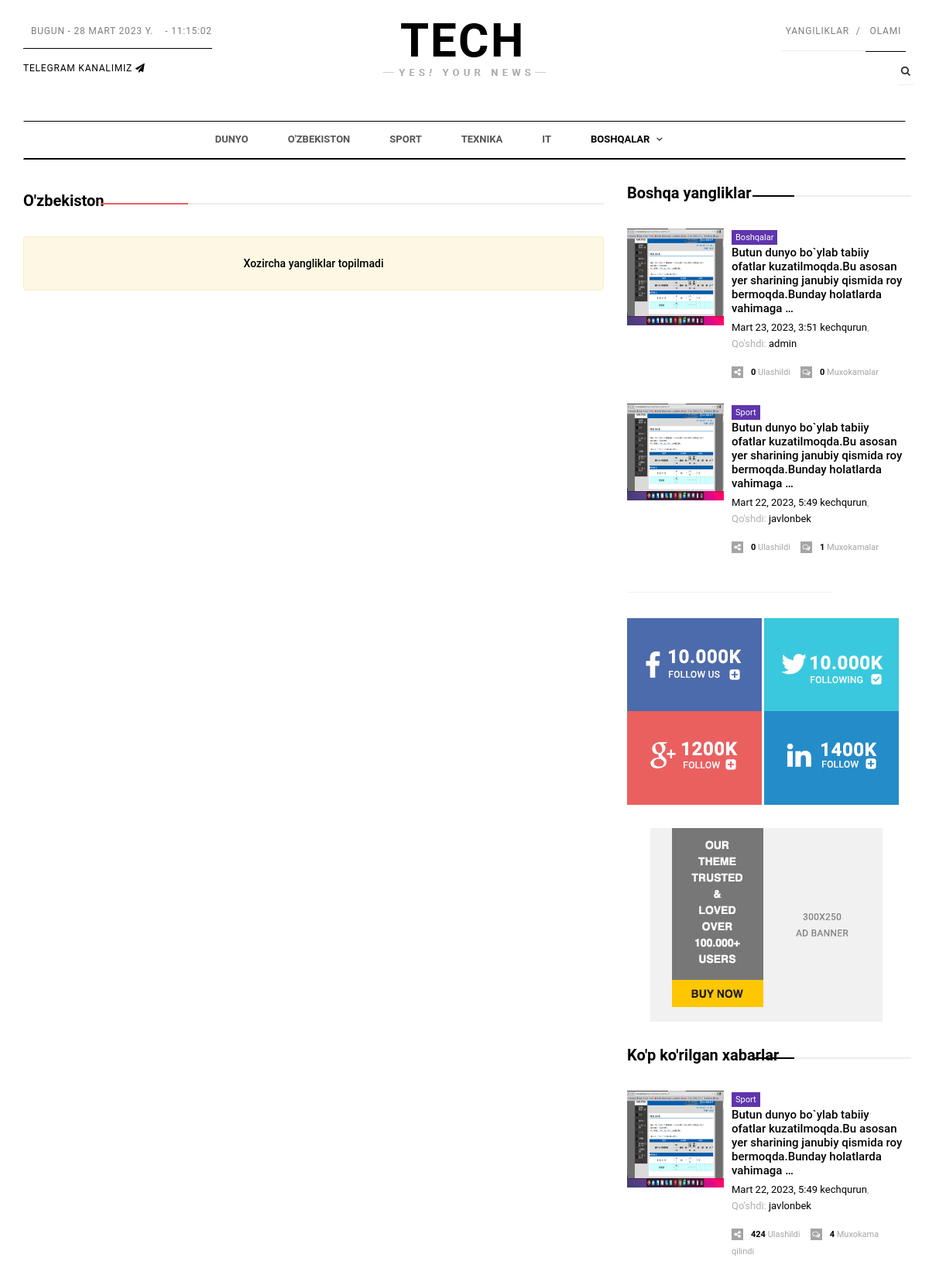
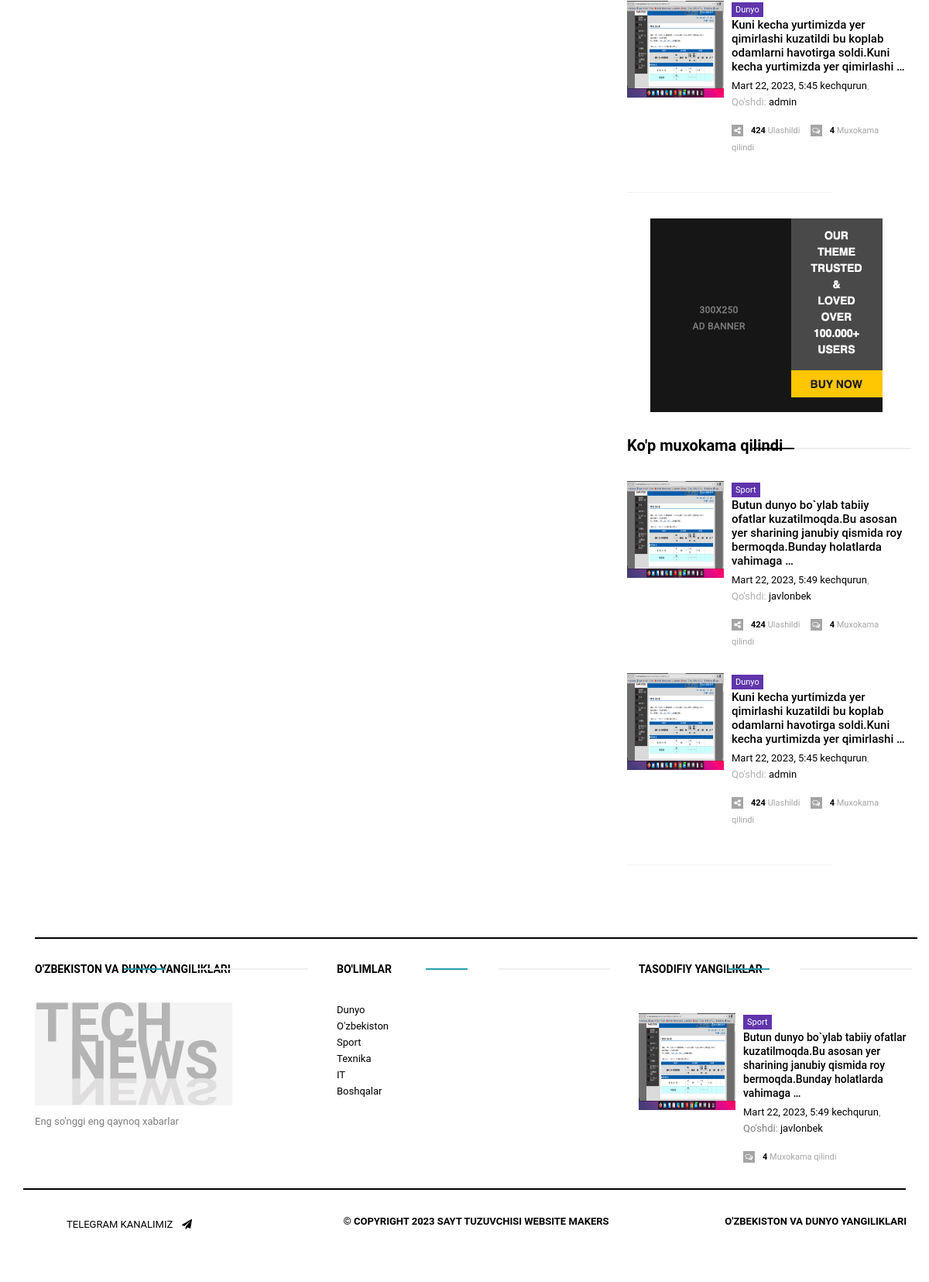
Page /category/ozbekiston on the earlier database version (2 pictures, top to bottom).
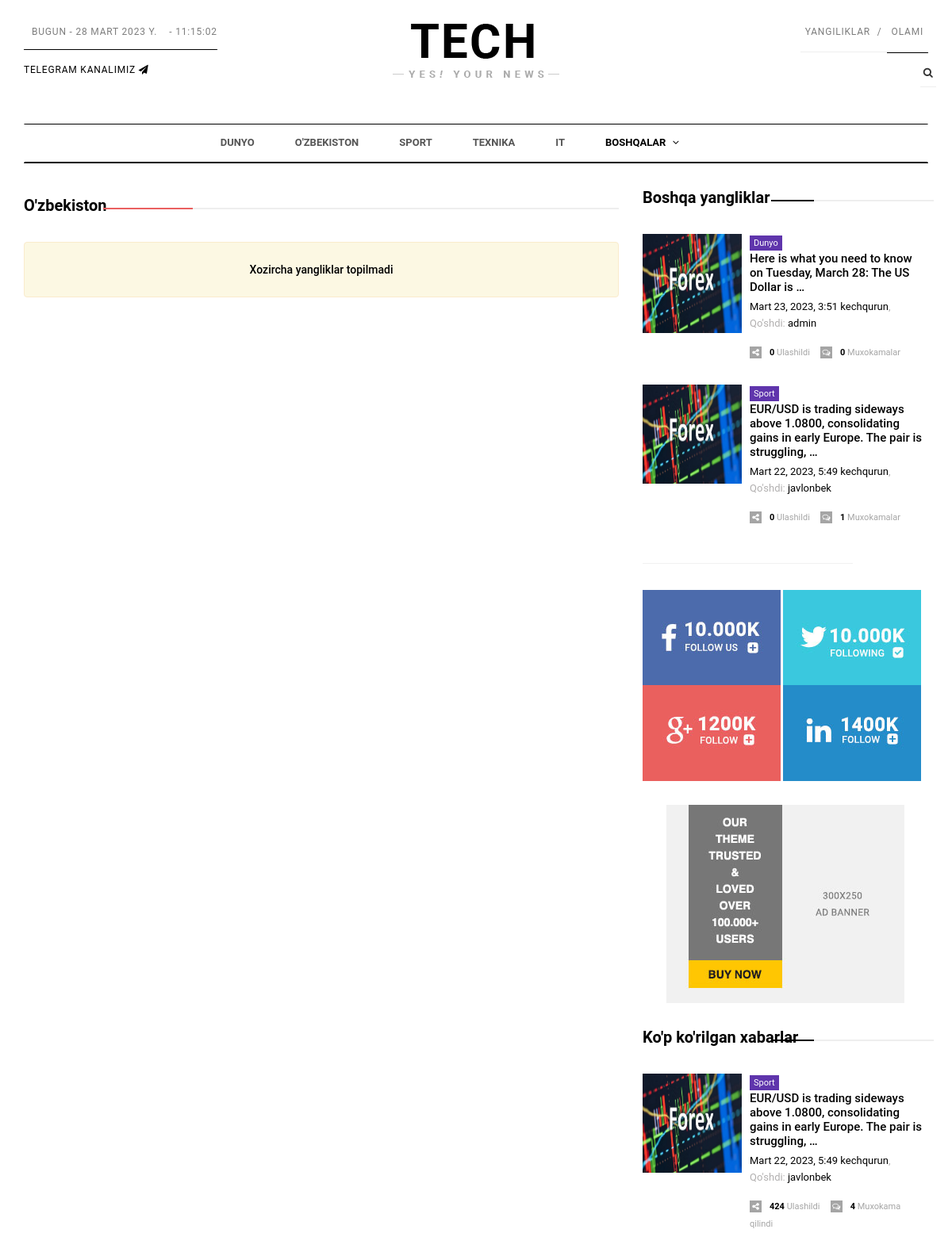
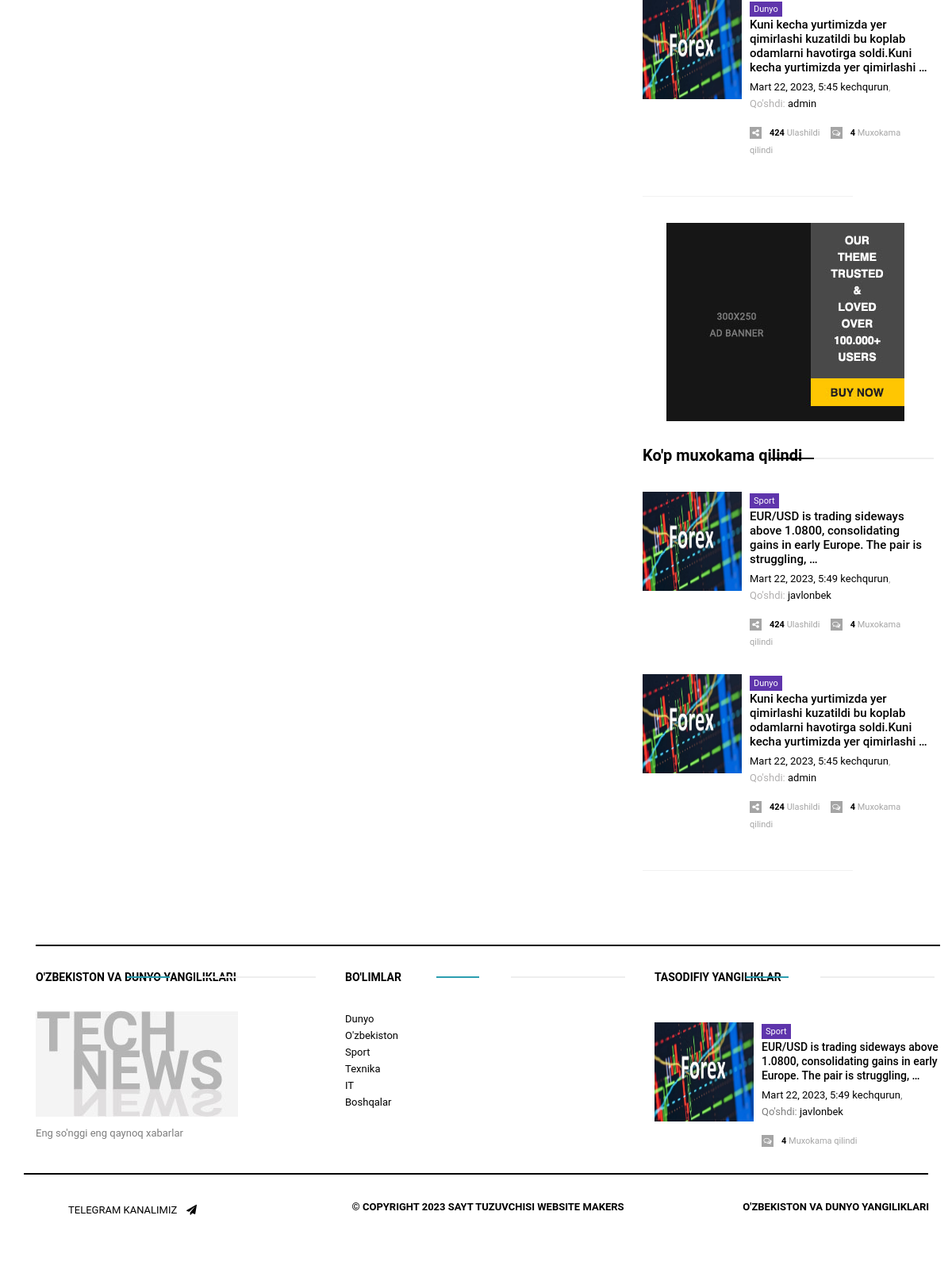
Same page on the later database version (2 pictures, top to bottom).
### mynews/models.py (models this page shows, shortened)
class News(models.Model):
	category = models.ForeignKey(Category, on_delete = models.CASCADE, verbose_name="Kategoriya *")
	subcategory = models.ForeignKey(SubCategory, on_delete = models.PROTECT, verbose_name="SubKategoriya ",blank=True, null=True)
	title = models.CharField('Yanglik nomi *',max_length=90)
	slug = models.SlugField('Kalit so`z *',max_length=25)
	description = models.TextField('Yanglik matni *',max_length=1550)
	views = models.PositiveIntegerField("Ko'rildi",default=0, blank=True)
	home = models.BooleanField("Bosh saxifaga",default=False)
	popular = models.BooleanField("Populyar",default=False)
	slider = models.BooleanField("Sliderga",default=False)
	shared = models.PositiveIntegerField("Ulashishlar soni",default=0, blank=True)
	comment = models.PositiveIntegerField("Muxokamalar soni",default=0, blank=True)
	info = models.CharField('Qisqa ma`lumot masalan yangi,new,ko`p ko`rildi kabi',max_length=5, blank=True)
	image_one = models.ImageField("Foto bosh saxifaga N:1 850x630px",upload_to=image_folder, blank=True)
	image_two = models.ImageField("Foto bosh saxifaga N:2 670x390", upload_to=image_folder,blank=True)
	image_there = models.ImageField("Foto boshqalar N:3 700x600*", upload_to=image_folder,blank=True)
	added = models.ForeignKey(settings.AUTH_USER_MODEL, on_delete=models.CASCADE,null=True , verbose_name="Qo'shdi")
	avialable = models.BooleanField("Status",default=True)
	reg_data = models.DateTimeField("Qo'shilgan sana",auto_now_add=True)
	updated = models.DateField("Yangilandi",auto_now=True)
	class Meta:
		verbose_name = 'Yangilik'
		verbose_name_plural = 'Yangiliklar'
	def __str__(self):
		return "{}".format(self.title)
	def get_absolute_url(self):
		return reverse ('mynews:news_view', kwargs={'news_slug':self.slug})

class Category(models.Model):
	title = models.CharField('Kategoriya nomi *',max_length=50)
	slug = models.SlugField('Kalit so`z *',max_length=25, blank=True)
	class Meta:
		verbose_name = 'Kategoriya'
		verbose_name_plural = 'Kategoriyalar'
	def __str__(self):
		return "{}".format(self.title)
	def get_absolute_url(self):
		return reverse ('mynews:category_view', kwargs={'category_slug':self.slug})

### mynews/views.py (the view)
# urls.py: path('category/<str:category_slug>',views.CategoryView.as_view(), name="category_view" ),
class CategoryView(View):
	def get(self, request, category_slug):
		print(request)
		try:
			category = get_object_or_404(Category, slug__iexact=category_slug)
		except:
			c = get_object_or_404(SubCategory, slug__iexact=category_slug)
			category = c.category
			print('C cat {}'.format(c))
			print('Category {}'.format(category))
		news = News.objects.filter(category=category)
		context = {'news':news,'category':category}
		return render(request, 'category.html', context)

### mynews/models.py (called while the page is built)
	def __str__(self):
		return "{}".format(self.title)

	def get_absolute_url(self):
		return reverse ('mynews:category_view', kwargs={'category_slug':self.slug})

### templates/category.html (shortened to what the changed rows need)
{% extends 'wrapper.html'%}
{% load static %}
{% block content %}
<section id="category_section" class="category_section">
<div class="container">
<div class="row">
<div class="col-md-8">
<div class="category_section tablet">
    <div class="article_title header_pink">
        <h2><a href="{{ category.get_absolute_url}}" target="_self">{{ category }}</a></h2>
    </div>
</div>
</div>
<div class="col-md-4">
<div class="widget">
    <div class="widget_title widget_black">
        <h2><a href="#">Boshqa yangliklar</a></h2>
    </div>
    {% if popular %}
    {% for n in popular %}
   <div class="media">
                    <div class="media-left">
            <a href="{{ n.get_absolute_url}}"><img class="media-object" src="{{ n.image_one.url}}"
                                       width="125" height="125" alt="Generic placeholder image"></a>
                    </div>
                    <div class="media-body">
                        <a href="{{ n.category.get_absolute_url}}"><span class="tag purple">{{ n.category }}</span></a>
                        <h3 class="media-heading"><a href="{{ n.get_absolute_url}}" target="_self">{{ n.description|truncatewords:15}}</a></h3>
                        <span class="media-date"><a href="{{ n.get_absolute_url}}">{{ n.reg_data}}</a>, Qo'shdi: <a href="#">{{ n.added }}</a></span>
                        <div class="media_social">
                            <span><a href="#"><i class="fa fa-share-alt"></i>{{ n.shared }}</a> Ulashildi</span>
                            <span><a href="#"><i class="fa fa-comments-o"></i>{{ n.comment}}</a> Muxokamalar</span>
                        </div>
                    </div>
                </div>
                {% endfor %}
            {% endif %}
</div>
<div class="widget reviews m30">
    <div class="widget_title widget_black">
        <h2><a href="#">Ko'p ko'rilgan xabarlar</a></h2>
    </div>
    {% if reviews %}
    {% for n in reviews %}
   <div class="media">
                    <div class="media-left">
            <a href="{{ n.get_absolute_url }}"><img class="media-object" src="{{ n.image_one.url}}"
                                       width="125" height="125" alt="Generic placeholder image"></a>
                    </div>
                    <div class="media-body">
                        <span class="tag purple">{{ n.category }}</span>
                        <h3 class="media-heading"><a href="{{ n.get_absolute_url }}" target="_self">{{ n.description|truncatewords:15}}</a></h3>
                        <span class="media-date"><a href="{{ n.get_absolute_url }}">{{ n.reg_data}}</a>, Qo'shdi: <a href="#">{{ n.added }}</a></span>
                        <div class="media_social">
                            <span><a href="#"><i class="fa fa-share-alt"></i>424</a> Ulashildi</span>
                            <span><a href="#"><i class="fa fa-comments-o"></i>4</a> Muxokama qilindi</span>
                        </div>
                    </div>
                </div>
                {% endfor %}
            {% endif %}
</div>
<div class="widget m30">
    <div class="widget_title widget_black">
        <h2><a href="#">Ko'p muxokama qilindi</a></h2>
    </div>
    {% if reviews %}
    {% for n in reviews %}
   <div class="media">
        <div class="media-left">
            <a href="{{ n.get_absolute_url }}">
            <img class="media-object" src="{{ n.image_one.url}}"
                                       width="125" height="125" alt="Generic placeholder image">
                                   </a>
                    </div>
                    <div class="media-body">
                        <span class="tag purple">{{ n.category }}</span>
                        <h3 class="media-heading"><a href="{{ n.get_absolute_url }}" target="_self">{{ n.description|truncatewords:15}}</a></h3>
                        <span class="media-date"><a href="{{ n.get_absolute_url }}">{{ n.reg_data}}</a>, Qo'shdi: <a href="#">{{ n.added }}</a></span>
                        <div class="media_social">
                            <span><a href="#"><i class="fa fa-share-alt"></i>424</a> Ulashildi</span>
                            <span><a href="#"><i class="fa fa-comments-o"></i>4</a> Muxokama qilindi</span>
                        </div>
                    </div>
                </div>
                {% endfor %}
            {% endif %}
</div>
</div>
</div>
</div>
</section>
{% endblock %}

### templates/wrapper.html (shortened to what the changed rows need)
<!DOCTYPE html>
{% load static %}
<html>
<head>
<link href="{% static 'assets/css/bootstrap.min.css' %}" rel="stylesheet">
<link href="{% static 'assets/fonts/font-awesome/font-awesome.min.css' %}" rel="stylesheet">
<link href="{% static 'assets/css/mobile-menu.css' %}" rel="stylesheet">
<link href="{% static 'assets/css/owl.carousel.css' %}" rel="stylesheet">
<link href="{% static 'assets/css/glip.css' %}" rel="stylesheet">
<link href="{% static 'assets/css/owl.theme.default.min.css' %}" rel="stylesheet">
<link href="{% static 'assets/css/style.css' %}" rel="stylesheet">
</head>
<body id="page-top" data-spy="scroll" data-target=".navbar">
<div id="main-wrapper">
<div class="uc-mobile-menu-pusher">
<div class="content-wrapper">
{% block content %}
{% endblock %}
<section id="footer_section" class="footer_section">
    <div class="container">
        <div class="row">
            <div class="col-md-4">
               {% if footer %}
    {% for n in footer %}
   <div class="media">
                    <div class="media-left">
            <a href="{{ n.get_absolute_url}}"><img class="media-object" src="{{ n.image_one.url}}"
                                       width="125" height="125" alt="Generic placeholder image"></a>
                    </div>
                    <div class="media-body">
                        <span class="tag purple">{{ n.category }}</span>
                        <h3 class="media-heading"><a href="{{ n.get_absolute_url}}" target="_self">{{ n.description|truncatewords:15}}</a></h3>
                        <span class="media-date"><a href="{{ n.get_absolute_url}}">{{ n.reg_data}}</a>, Qo'shdi: <a href="#">{{ n.added }}</a></span>
                        <div class="media_social">
                            <span><a href="#"><i class="fa fa-comments-o"></i>4</a> Muxokama qilindi</span>
                        </div>
                    </div>
                </div>
                {% endfor %}
            {% endif %}
            </div>
        </div>
    </div>
</section>
</div>
</div>
</div>
</body>
</html>

Differences in the rows shown:
changed News: image_one: a different picture; category "Boshqalar" → "Dunyo"; description "Butun dunyo bo`ylab tabiiy ofatlar kuzatilmoqda.Bu asosan yer sharining janubiy qismida roy bermoqda.Bunday holatlarda vahimaga …" → "Here is what you need to know on Tuesday, March 28: The US Dollar is …"
changed News "javlonbek": image_one: a different picture; description "Butun dunyo bo`ylab tabiiy ofatlar kuzatilmoqda.Bu asosan yer sharining janubiy qismida roy bermoqda.Bunday holatlarda vahimaga …" → "EUR/USD is trading sideways above 1.0800, consolidating gains in early Europe. The pair is struggling, …"
changed News "Mart 22, 2023, 5:45 kechqurun": image_one: a different picture
